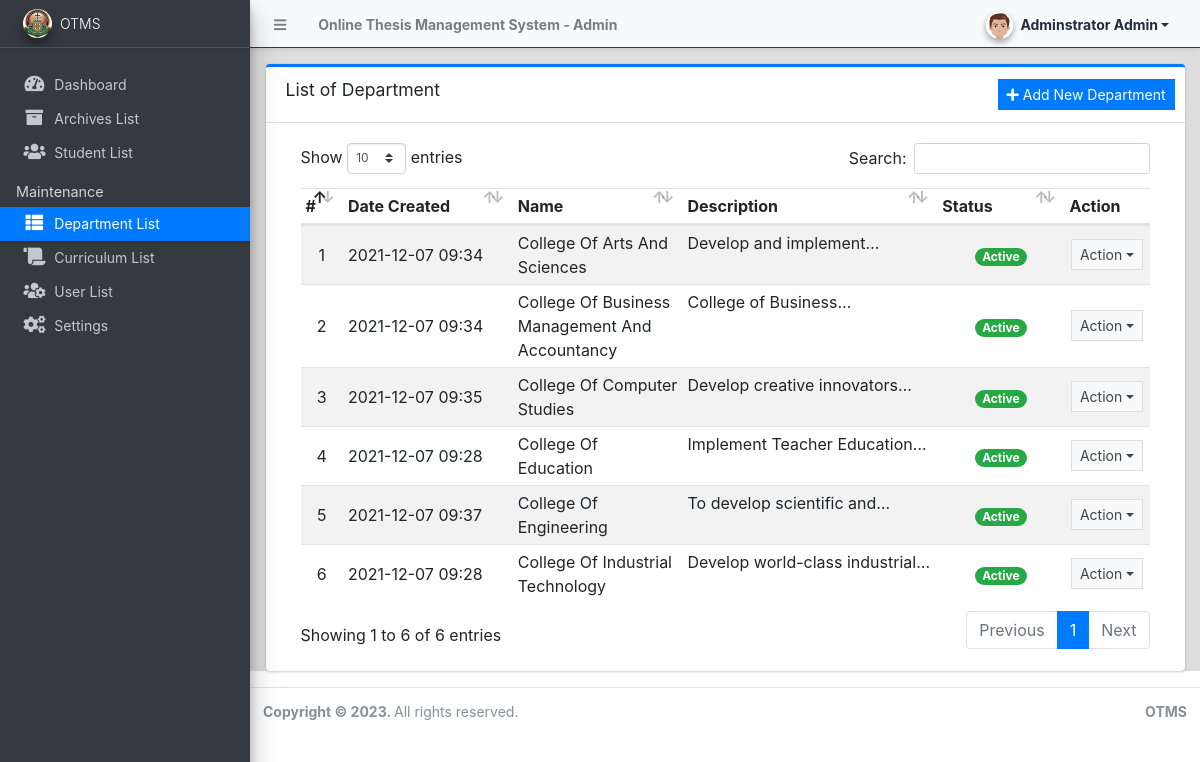
/admin/?page=departments (signed in), run on the app's committed database.
### tables this page shows
CREATE TABLE `department_list` (
  `id` int(30) NOT NULL,
  `name` text NOT NULL,
  `description` text NOT NULL,
  `status` tinyint(1) NOT NULL DEFAULT 1,
  `date_created` datetime NOT NULL DEFAULT current_timestamp(),
  `date_updated` datetime DEFAULT NULL ON UPDATE current_timestamp()
);

### admin/departments/index.php (the view, shortened to what this page needs)
<div class="card card-outline card-primary">
	<div class="card-header">
		<h3 class="card-title">List of Department</h3>
		<div class="card-tools">
			<a href="javascript:void(0)" id="create_new" class="btn btn-flat btn-sm btn-primary"><span class="fas fa-plus"></span>  Add New Department</a>
		</div>
	</div>
	<div class="card-body">
		<div class="container-fluid">
        <div class="container-fluid">
			<table class="table table-hover table-striped">
				<colgroup>
					<col width="5%">
					<col width="20%">
					<col width="20%">
					<col width="30%">
					<col width="15%">
					<col width="10%">
				</colgroup>
				<thead>
					<tr>
						<th>#</th>
						<th>Date Created</th>
						<th>Name</th>
						<th>Description</th>
						<th>Status</th>
						<th>Action</th>
					</tr>
				</thead>
				<tbody>
					<?php
						$i = 1;
						$qry = $conn->query("SELECT * from `department_list`order by `name` asc ");
						while($row = $qry->fetch_assoc()):
					?>
						<tr>
							<td class="text-center"><?php echo $i++; ?></td>
							<td class=""><?php echo date("Y-m-d H:i",strtotime($row['date_created'])) ?></td>
							<td><?php echo ucwords($row['name']) ?></td>
							<td class="truncate-1"><?php echo $row['description'] ?></td>
							<td class="text-center">
                                <?php
                                    switch($row['status']){
                                        case '1':
                                            echo "<span class='badge badge-success badge-pill'>Active</span>";
                                            break;
                                    }
                                ?>
                            </td>
							<td align="center">
								 <button type="button" class="btn btn-flat btn-default btn-sm dropdown-toggle dropdown-icon" data-toggle="dropdown">
				                  		Action
				                  </button>
							</td>
						</tr>
					<?php endwhile; ?>
				</tbody>
			</table>
		</div>
		</div>
	</div>
</div>

### data on the page
department_list: date_created "2021-12-07 09:34", name "College Of Arts And Sciences", description "Develop and…", status "Active"
department_list: date_created "2021-12-07 09:34", name "College Of Business Management And Accountancy", description "College of…", status "Active"
department_list: date_created "2021-12-07 09:35", name "College Of Computer Studies", description "Develop creative…", status "Active"
department_list: date_created "2021-12-07 09:28", name "College Of Education", description "Implement Teacher…", status "Active"
department_list: date_created "2021-12-07 09:37", name "College Of Engineering", description "To develop scientific…", status "Active"
department_list: date_created "2021-12-07 09:28", name "College Of Industrial Technology", description "Develop world-class…", status "Active"

### other printed values
$_settings->info('name') "Online Thesis Management System"
$_settings->userdata('firstname').' '.$_settings->userdata('lastname') "Adminstrator Admin"
$_settings->info('short_name') "OTMS"
